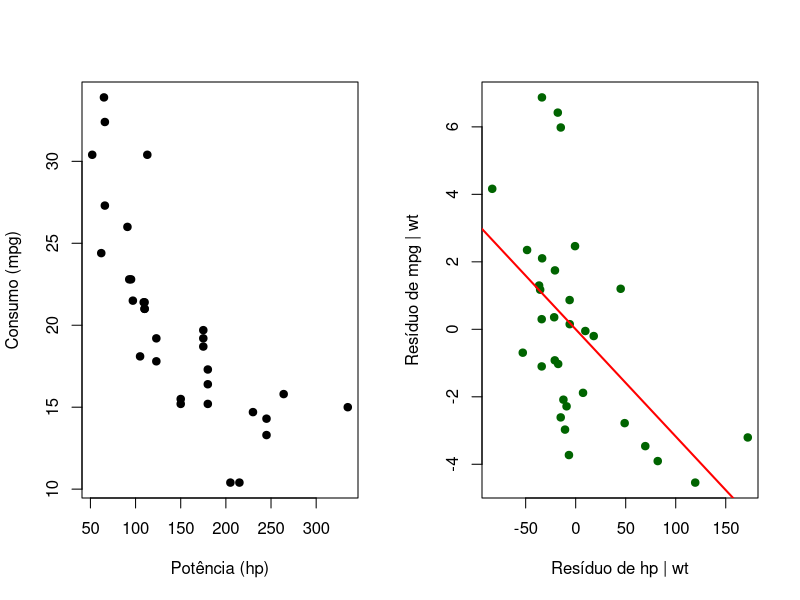

Reproduce this figure in R.
# Correlação parcial: exemplo completo ----
# Pacote: apenas o stats (já vem com o R). Dados: mtcars.

# 1. Dados: consumo (mpg), potência (hp) e peso (wt)
x <- mtcars$hp; y <- mtcars$mpg; z <- mtcars$wt
n <- length(x)

# 2. Correlações simples (de ordem zero)
cor(cbind(mpg = y, hp = x, wt = z))

# 3. Correlação parcial entre hp e mpg, controlando wt (fórmula)
r_xy <- cor(x, y); r_xz <- cor(x, z); r_yz <- cor(y, z)
r_p  <- (r_xy - r_xz * r_yz) / sqrt((1 - r_xz^2) * (1 - r_yz^2))
k    <- 1                                   # número de variáveis controladas
gl   <- n - 2 - k
t    <- r_p * sqrt(gl / (1 - r_p^2))
c(r_parcial = r_p, t = t, gl = gl, valor_p = 2 * pt(abs(t), gl, lower.tail = FALSE))

# 4. O mesmo resultado pela correlação entre resíduos
e_x <- residuals(lm(x ~ z))
e_y <- residuals(lm(y ~ z))
cor(e_x, e_y)

# 5. Intervalo de confiança de 95% (z de Fisher com n - 3 - k)
zf <- atanh(r_p); ep <- 1 / sqrt(n - 3 - k)
tanh(zf + c(-1, 1) * qnorm(0.975) * ep)

# 6. Matriz de correlações parciais (cada par controlando as demais variáveis)
P <- solve(cor(cbind(mpg = y, hp = x, wt = z)))
parciais <- -cov2cor(P); diag(parciais) <- 1
round(parciais, 4)

# 7. Função pronta no pacote ppcor: install.packages("ppcor")
# ppcor::pcor.test(x, y, z)

# 8. Gráficos
par(mfrow = c(1, 2))
plot(x, y, pch = 19, xlab = "Potência (hp)", ylab = "Consumo (mpg)")
plot(e_x, e_y, pch = 19, col = "darkgreen", xlab = "Resíduo de hp | wt", ylab = "Resíduo de mpg | wt")
abline(lm(e_y ~ e_x), col = "red", lwd = 2)
par(mfrow = c(1, 1))
